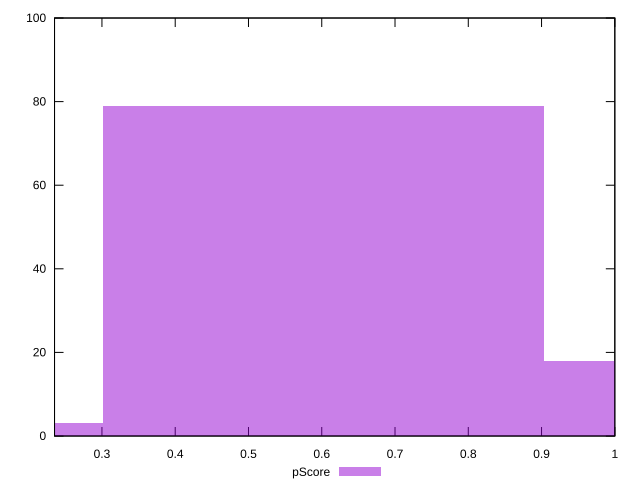

The gnuplot source for this figure:
reset

$pScore <<EOF
0.6025758322634402 79
0 3
1.2051516645268805 18
EOF

set key outside below
set boxwidth 0.6025758322634402
set xrange [0.23529411764705882:1]
set yrange [0:100]
set trange [0:100]
set style fill transparent solid 0.5 noborder
set terminal svg size 640, 490 enhanced background rgb 'white'
set output "report/report_00029_2021-02-24T13-36-40.390Z/unused-javascript/samples/agenda/pScore/histogram.svg"

plot $pScore title "pScore" with boxes

reset
